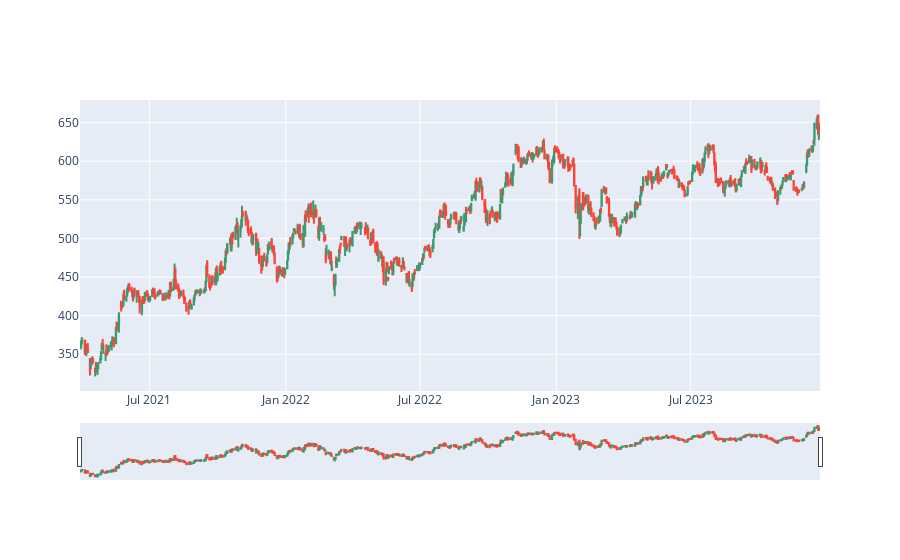

The cell this chart's notebook holds for it:
### Code cell
from plotly import graph_objects as go

fig = go.Figure(data=[go.Candlestick(x=df['CH_TIMESTAMP'],
                open=df['CH_OPENING_PRICE'],
                high=df['CH_TRADE_HIGH_PRICE'],
                low=df['CH_TRADE_LOW_PRICE'],
                close=df['CH_CLOSING_PRICE'])])

fig.show()

### Figure 1 — Plotly figure (JSON) as saved in the notebook; plotly's stock layout.template omitted (floating-point values rounded to 4 significant figures; data arrays with more than 128 entries replaced by an {"elided": "..."} marker saying what was removed)
{"data": [{"close": {"elided": "697 float values"}, "high": {"elided": "697 float values"}, "low": {"elided": "697 float values"}, "open": {"elided": "697 float values"}, "type": "candlestick", "x": {"elided": "697 str values"}}], "layout": {}}
